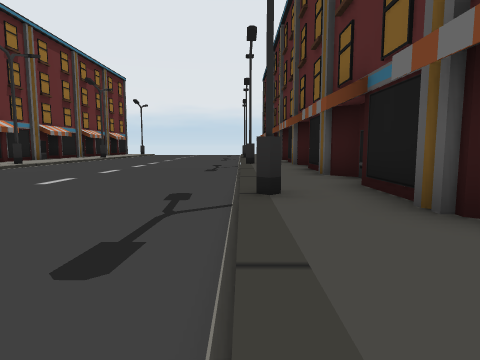
view 1 (above)

20 first-person views from a walk through a 3-D level made in the Unity game engine. The camera is 1.2 m above the floor, tilts 6° down and sees 75° across. The floor is counted in squares, 2 m on a side. Each view is taken from the middle of a square. On the plan, view 1 faces up. The plan holds only what a view shows up to about 9 squares ahead; the rest is blank. The place goes on beyond the plan.

view 2
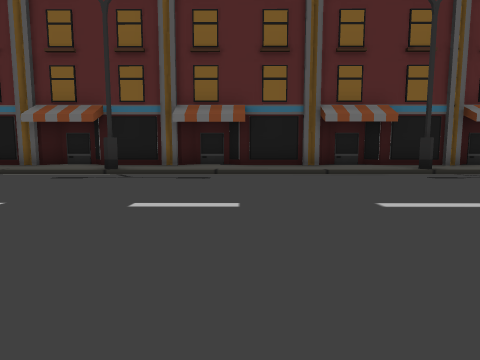

view 3
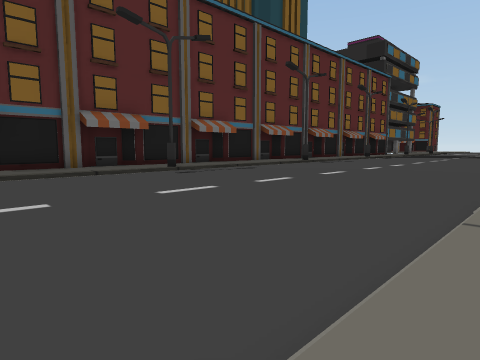

view 4
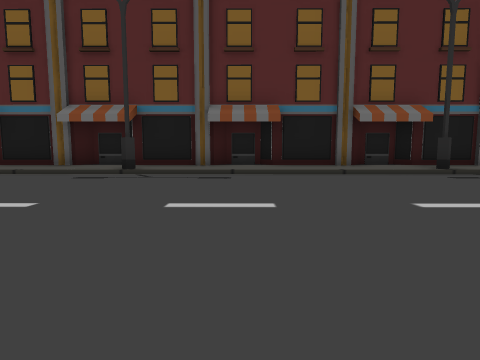

view 5
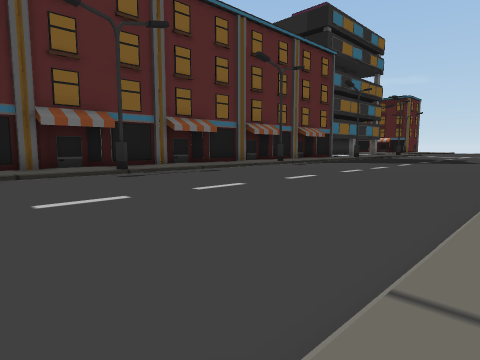

view 6
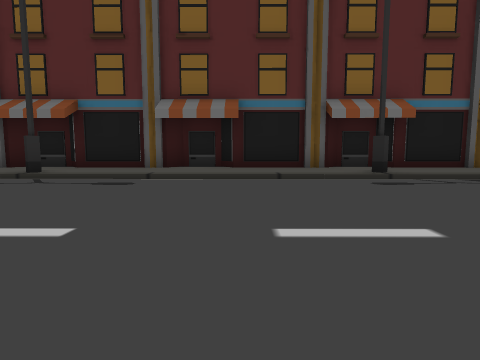

view 7
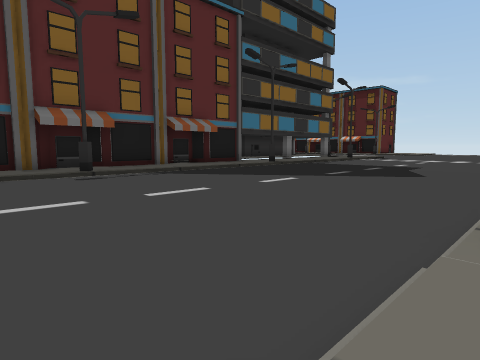

view 8
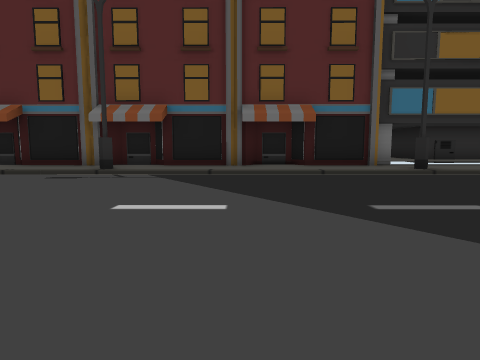

view 9
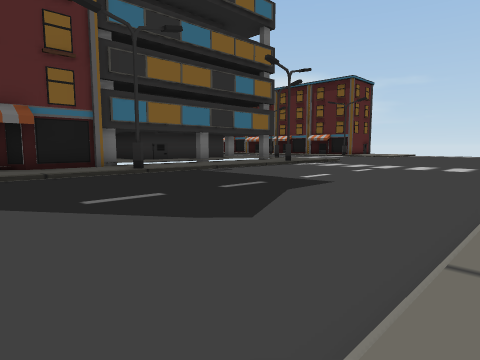

view 10
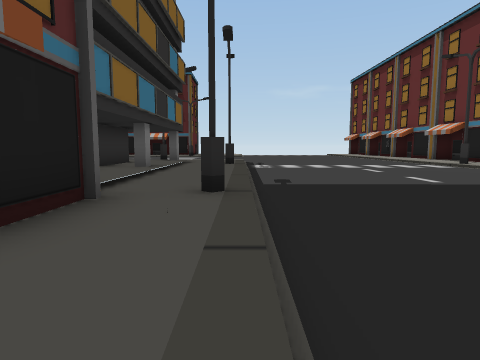

view 11
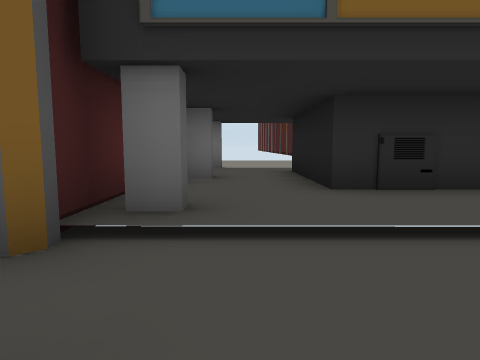

view 12
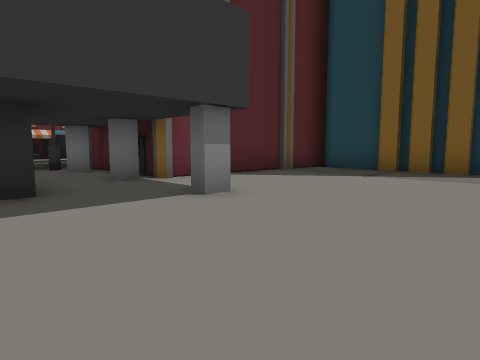

view 13
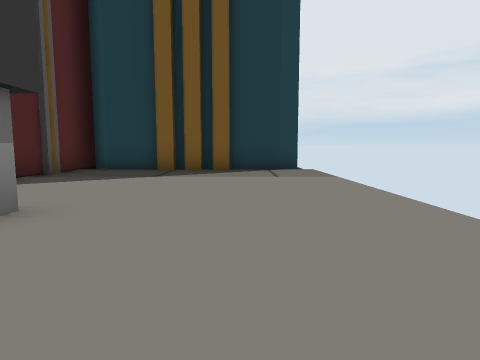

view 14
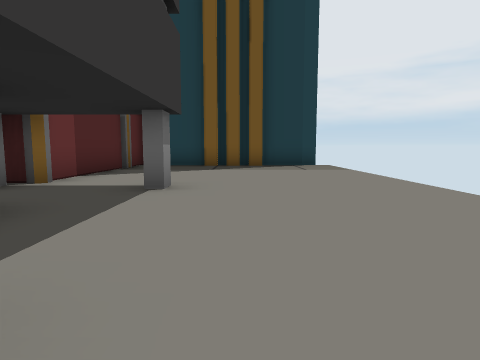

view 15
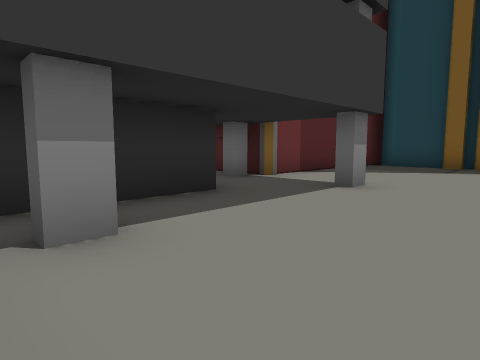

view 16
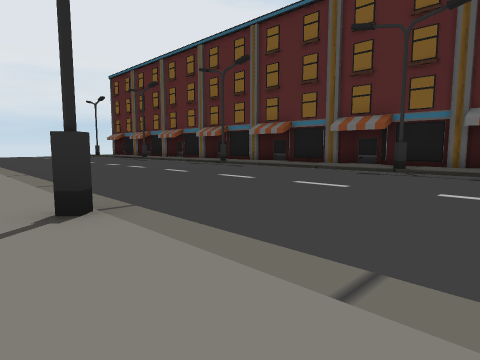

view 17
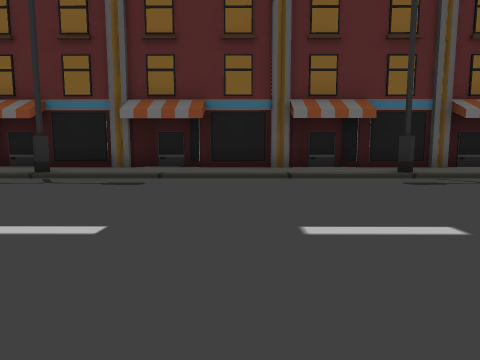

view 18
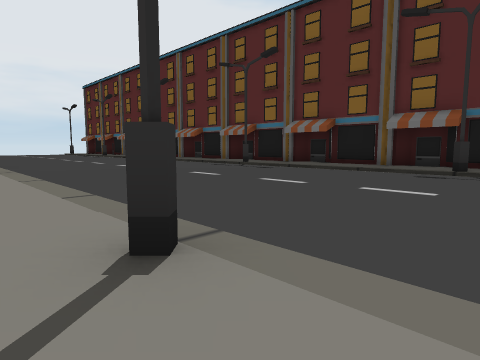

view 19
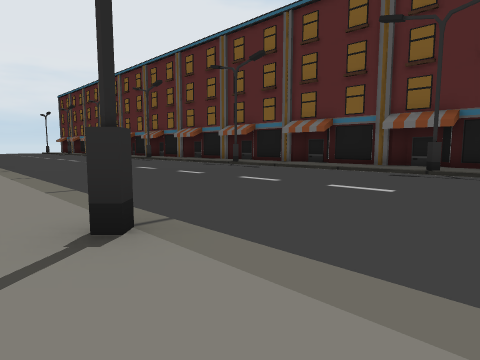

view 20
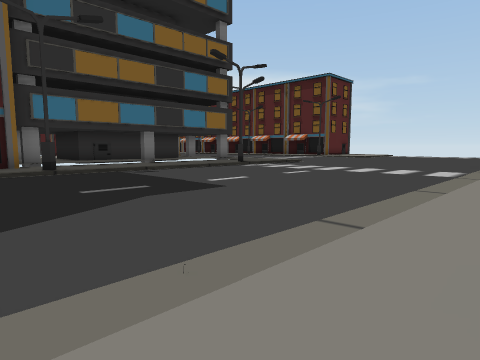

### Floor plan
Key: @ floor where view 1 was taken; # wall or solid block; . main floor; : floor 0.25 m higher than the main floor; + floor 0.5 m higher than the main floor; / step, stairs or slope; B building.
Columns run from 9 left of view 1 to 12 right of it. Each row starts with its distance up from view 1.
 10  :...
  9  :......./:#
  8  :......./:#
  7  :......./:##
  6  :......./::#
  5 ::......./:##
  4 :#.......#:#
  3 ::......./:##
  2 ::......./::#
  1 ::......./:##
  0  :.......@:#
 -1 ::......./:##
 -2 ::......./::#
 -3 :#.......#:##
 -4 ::......./:#
 -5 ::......./:##
 -6  :......./::#
 -7  :......./:##
 -8  :......./:#
 -9 ::......./:##
-10 ::......./::#
-11 :#.......#:##
-12 ::......./:#
-13 ::......./:##
-14   ......./::#
-15  :......./:#
-16  :......./:#
-17  :......./:##
-18   .......#::#
-19   ......./:#   B    BB
-20   ......./:#  #++++++
-21  :......./:#  #++++++
-22  :.......///  #++++++
-23 ::......./:#  #++++++
-24 ::......./:####++++++
-25 ::.......#:#++#++B+++
-26 ::.......///+++++++++
-27 ::.......///+BBB+++++
-28  :.......///+B  +++++
-29  :.......///BB  +B++
-30  :.......///+B  ++++

Where each view was taken, in squares from view 1:
view 1: 0 up, 0 right, facing up
view 2: 1 up, 7 left, facing right
view 3: 2 up, 8 left, facing down-right
view 4: 6 down, 7 left, facing right
view 5: 7 down, 8 left, facing down-right
view 6: 15 down, 6 left, facing right
view 7: 15 down, 8 left, facing down-right
view 8: 21 down, 7 left, facing right
view 9: 21 down, 8 left, facing down-right
view 10: 21 down, 0 right, facing down
view 11: 26 down, 0 right, facing right
view 12: 28 down, 11 right, facing up-left
view 13: 28 down, 10 right, facing up
view 14: 30 down, 9 right, facing up
view 15: 30 down, 10 right, facing up-left
view 16: 1 up, 9 left, facing up-right
view 17: 0 up, 6 left, facing right
view 18: 5 down, 9 left, facing up-right
view 19: 13 down, 9 left, facing up-right
view 20: 23 down, 9 left, facing down-right
